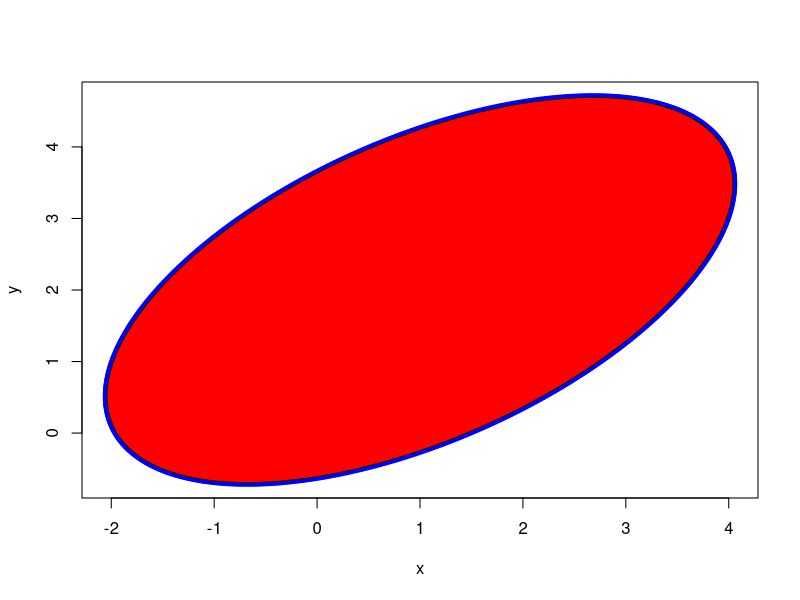

This figure's R source:

# http://www.cs.cornell.edu/cv/OtherPdf/Ellipse.pdf




xc <- 1 # center x_c or h
yc <- 2 # y_c or k
a <- 5 # major axis length
b <- 2 # minor axis length
phi <- pi/3 # angle of major axis with x axis phi or tau

t <- seq(0, 2*pi, 0.01) 
x <- xc + a*cos(t)*cos(phi) - b*sin(t)*sin(phi)
y <- yc + a*cos(t)*cos(phi) + b*sin(t)*cos(phi)
plot(x,y,pch=19, col='blue')
polygon(x,y,col="red")
